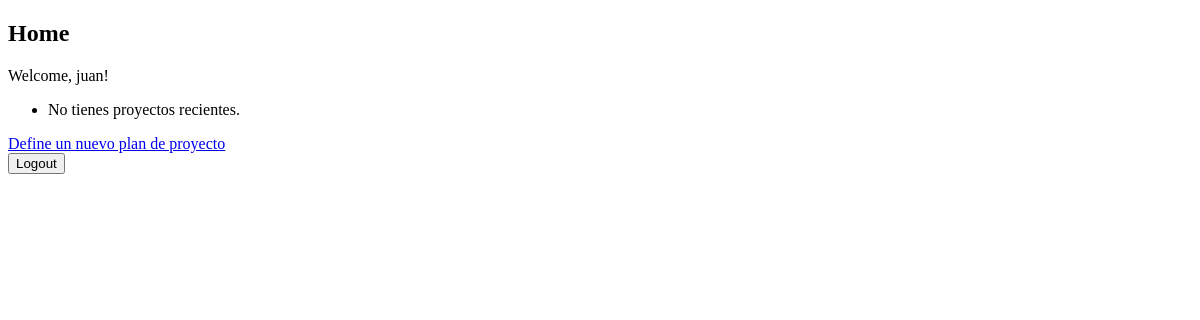
/ (signed in), run on an earlier commit of the app's database.
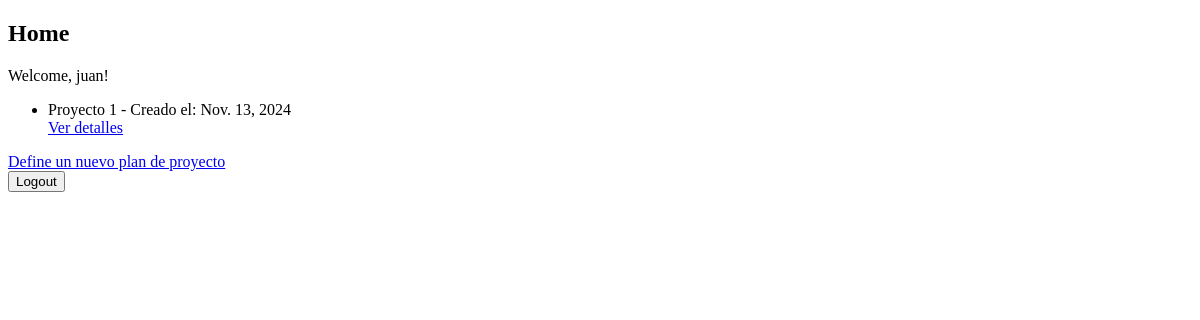
And on a later commit of the database.
### creadorAPP/models.py (models this page shows, shortened)
class ProjectPlan(models.Model):
    created_by = models.ForeignKey(User, on_delete=models.CASCADE)
    title = models.CharField(max_length=100)
    description = models.TextField()
    objetive = models.TextField()
    clientName = models.CharField(max_length=50)
    startDate = models.DateField()
    endDate = models.DateField()
    presupuestoTotal = models.DecimalField(
        max_digits=12,
        decimal_places=2,
        null=True,
        blank=True,
        help_text="Presupuesto total del proyecto en USD."
        )

### creadorAPP/views.py (the view)
# urls.py: path('', views.recent_projects, name='home'),
@login_required
def recent_projects(request):
    recent_projects = ProjectPlan.objects.filter(created_by=request.user)
    context = {'recent_projects': recent_projects}
    return render(request, 'home/home.html', context)

### creadorAPP/templates/home/home.html (shortened to what this page needs)
{% load static %}
<!DOCTYPE html>
<html lang="es">
<head>
     <link rel="stylesheet" type="text/css" href="{% static 'styles/styles.css' %}">
</head>
<body>
    <div class="container">
        <h2>Home</h2>
        <p>Welcome, {{request.user.username}}!</p>
        <ul>
            {% for project in recent_projects %}
                <li>{{ project.title }} - Creado el: {{ project.startDate }}</li>
                <a href="{% url 'view_project_plan' project.id %}">Ver detalles</a>
            {% empty %}
                <li>No tienes proyectos recientes.</li>
            {% endfor %}
        </ul>
            <a href="{% url 'define_project_plan' %}">Define un nuevo plan de proyecto</a>
        <form action="{% url 'logout' %}" method="post">
            <button type="submit">Logout</button>
        </form>
    </div>
</body>
</html>

What changed in the data, as far as the page shows it:
added ProjectPlan: title "Proyecto 1", startDate "Nov. 13, 2024"
Also different on the page:
text no longer shown: "No tienes proyectos recientes."
